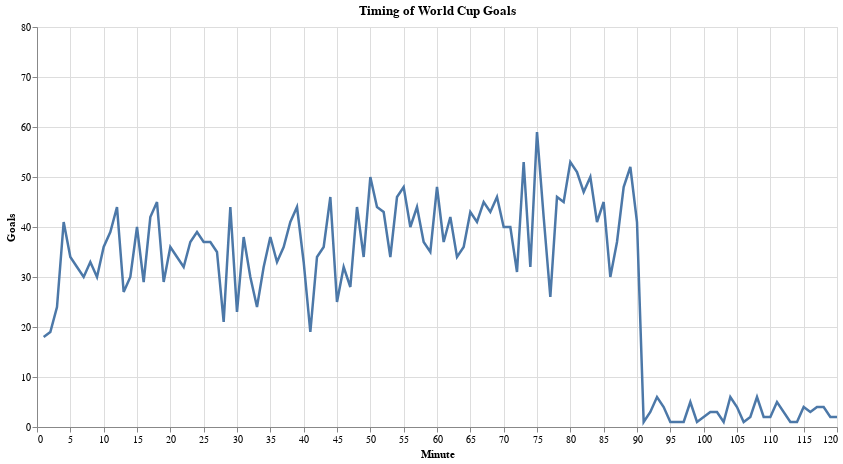

The code cell stored with this chart in its notebook:
### Markdown cell above
# Visualization 3: Timing of World Cup Goals

We will replicate the following visualization: <br>
<img src="https://raw.githubusercontent.com/grill/SI649-hw-interaction/main/linegoal.png?raw=true" alt="drawing" width="500"/>

**Description of the visualization (static):**
*   Use *df_goals* for this exercise
*   This visualization has 4 components: **line chart**, **vertical line**, **points** and **texts** 

**Description of the visualization (interactive):**
1. Enable zooming and panning along the x-axis. (The gif below only displays the line chart.) <br>
<img src="https://raw.githubusercontent.com/grill/SI649-hw-interaction/main/linegoal_zoom.gif?raw=true" alt="drawing" width="500"/>
2. Display a vertical line that moves with the mouse. This will require you to add additional chart component(let's call it **vLine**). <br>
<img src="https://raw.githubusercontent.com/grill/SI649-hw-interaction/main/linegoal_moveline.gif?raw=true" alt="drawing" width="500"/>
3. Display the intersection of the **vLine** with the **line chart** as 1 circle (let's call this circle **intersection dot**). 
4. When hovering over this **intersection dot**, display *how many goals were scored this minute* in text label.   <br>
<img src="https://raw.githubusercontent.com/grill/SI649-hw-interaction/main/linegoal_points.gif?raw=true" alt="drawing" width="500"/>

**Sample style settings (optional):**
Here's a list of default style settings we used to generate the graph.

* line chart size = 2.5, 
* vLine: size=3, color="lightgray", initial opacity = 0 
* indicator dot: size=90
* text label: fontSize=14, align='left', dx=7
* x scale: domain 0 - 80

**Hint**


* We only want to enable zooming and panning along the x-axis.
*  There are multiple ways of implementing the **vLine**. Here is one of them: 
> 1) use mark_rule to generate a line for every single data point and set these line's opacity to be 0.

> 2) when mouse hovering over a line, display it by changing its opacity. 

*  The implementation of the **intersection dots** is similar to that of the **vLine**. Do you need a new selection/condition for the **intersection dots**?

### Code cell
zoom = alt.selection_interval(bind='scales', encodings=['x'])
nearest = alt.selection_single(empty='none', nearest=True, on='mousemove', fields=['minute'], clear='mouseout')
base = alt.Chart(df_goals).transform_aggregate(count='count()', groupby=['minute'])
line = base.mark_line(strokeWidth=2.5).encode(
    x=alt.X('minute:Q', title="Minute"),
    y=alt.Y('count:Q', title="Goals", scale=alt.Scale(domain=[0,80]))
).add_selection(zoom).properties(width=800, height=400)
vLine = base.mark_rule(color="lightgray", size=3).encode(
    x='minute:Q',
    opacity=alt.condition(nearest, alt.value(1), alt.value(0))
).add_selection(nearest)
intersection_dot = base.mark_circle(size=90).encode(
    x='minute:Q',
    y='count:Q'
).transform_filter(nearest)
text_label = base.mark_text(align='left', dx=7, fontSize=14, color='white').encode(
    x='minute:Q',
    y='count:Q',
    text=alt.Text('count:Q')
).transform_filter(nearest)

c3 = (line+vLine+intersection_dot+text_label).properties(title = alt.TitleParams("Timing of World Cup Goals"))
c3.save('c3.html')
c3

### Figure 1 — Vega-Lite specification as saved in the notebook (floating-point values rounded to 4 significant figures; data arrays with more than 128 entries replaced by an {"elided": "..."} marker saying what was removed)
{"$schema": "https://vega.github.io/schema/vega-lite/v5.16.3.json", "config": {"view": {"continuousHeight": 300, "continuousWidth": 300}}, "data": {"name": "data-fa58927d63217d5ce2df76d2012d20c3"}, "datasets": {"data-fa58927d63217d5ce2df76d2012d20c3": {"elided": "3637 records"}}, "height": 400, "layer": [{"encoding": {"x": {"field": "minute", "title": "Minute", "type": "quantitative"}, "y": {"field": "count", "scale": {"domain": [0, 80]}, "title": "Goals", "type": "quantitative"}}, "mark": {"strokeWidth": 2.5, "type": "line"}, "name": "view_74", "transform": [{"aggregate": [{"as": "count", "op": "count"}], "groupby": ["minute"]}]}, {"encoding": {"opacity": {"condition": {"empty": false, "param": "param_86", "value": 1}, "value": 0}, "x": {"field": "minute", "type": "quantitative"}}, "mark": {"color": "lightgray", "size": 3, "type": "rule"}, "name": "view_75", "transform": [{"aggregate": [{"as": "count", "op": "count"}], "groupby": ["minute"]}]}, {"encoding": {"x": {"field": "minute", "type": "quantitative"}, "y": {"field": "count", "type": "quantitative"}}, "mark": {"size": 90, "type": "circle"}, "transform": [{"aggregate": [{"as": "count", "op": "count"}], "groupby": ["minute"]}, {"filter": {"empty": false, "param": "param_86"}}]}, {"encoding": {"text": {"field": "count", "type": "quantitative"}, "x": {"field": "minute", "type": "quantitative"}, "y": {"field": "count", "type": "quantitative"}}, "mark": {"align": "left", "color": "white", "dx": 7, "fontSize": 14, "type": "text"}, "transform": [{"aggregate": [{"as": "count", "op": "count"}], "groupby": ["minute"]}, {"filter": {"empty": false, "param": "param_86"}}]}], "params": [{"bind": "scales", "name": "param_85", "select": {"encodings": ["x"], "type": "interval"}, "views": ["view_74"]}, {"name": "param_86", "select": {"clear": "mouseout", "fields": ["minute"], "nearest": true, "on": "mousemove", "type": "point"}, "views": ["view_75"]}], "title": {"text": "Timing of World Cup Goals"}, "width": 800}
